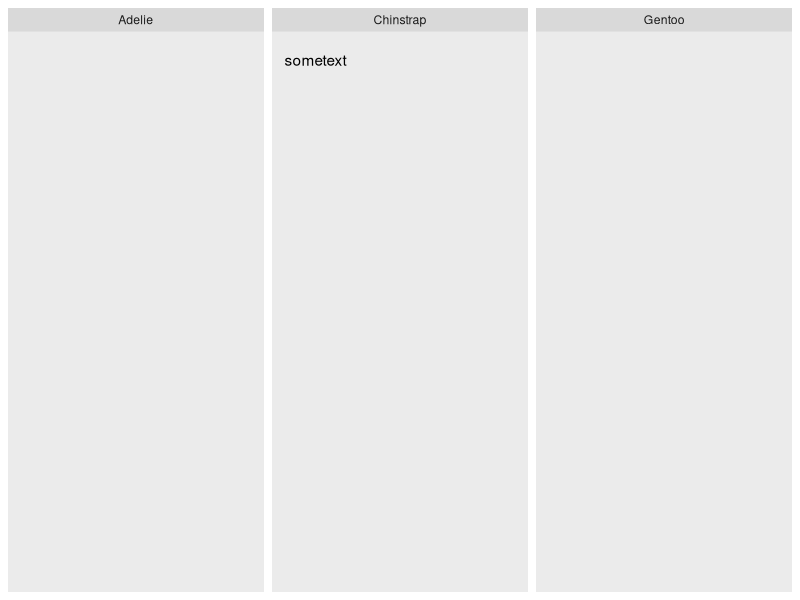
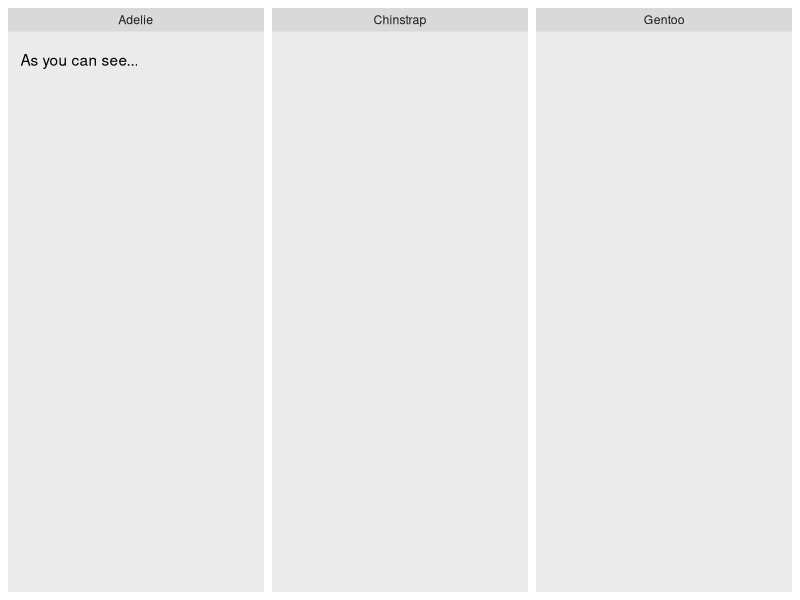
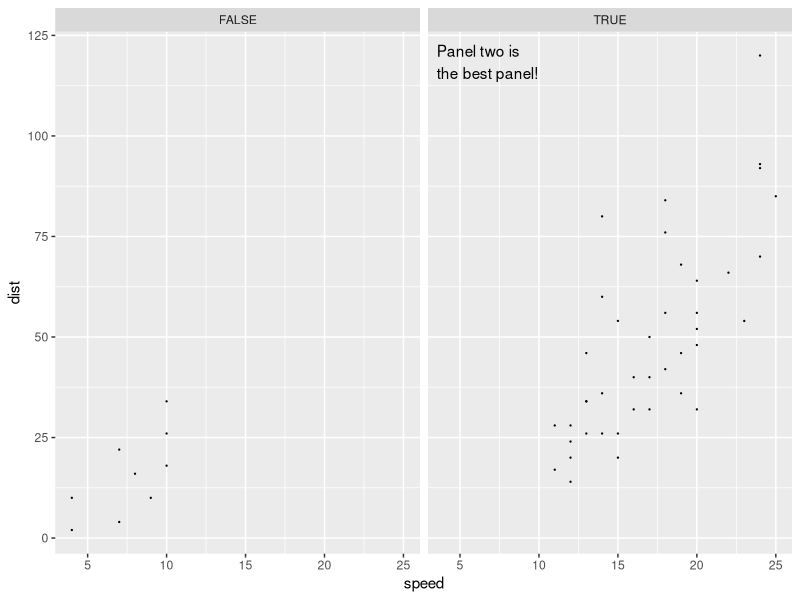

These charts were generated, in order, by the following R code:
## ---- chunk 1
knitr::opts_chunk$set(echo = TRUE)
options(tidyverse.quiet = TRUE)
## ---- chunk 2
library(tidyverse)

palmerpenguins::penguins %>% 
  ggplot() + 
  facet_wrap(~species) + 
  geom_text(data = . %>% 
              distinct(species) %>% 
              mutate(a_note = ifelse(species == "Chinstrap", 
                                     "sometext", NA)),
            aes(label = a_note), x = I(.05), y = I(.95),
            hjust = 0)


stamp_text_facet <- function(facet, which, text = "sometext", 
                             x = I(.05), y = I(.95), hjust = 0,...){
  
    geom_text(data = . %>% 
              distinct({{facet}}) %>% 
              mutate(a_note = ifelse({{facet}} %in% which, 
                                    text, NA)),
            aes(label = a_note), x = x, y = y,
            hjust = hjust, ...)
  
  
}

palmerpenguins::penguins %>% 
  ggplot() + 
  facet_wrap(~species) +
  stamp_text_facet(facet = species, 
                   "Adelie", 
                   "As you can see...")
## ---- chunk 3

# compute_layer_annotate <- function(data, i = 1, annotation = "Hello!", ...){
#   
#   data %>% 
#     distinct(PANEL) %>% 
#     filter(PANEL %in% i) ->
#   panel_df
#   
#   data %>% 
#     summarise(x = quantile(range(x),.5),
#               y = quantile(range(y),.5)) %>% 
#     crossing(panel_df) %>% 
#     mutate(label = "annotation")
#   
# }
# 
# 
# palmerpenguins::penguins %>% 
#   remove_missing() %>% 
#   rename(x = bill_length_mm, y = bill_depth_mm) %>% 
#   mutate(PANEL = as.numeric(species)) %>% 
#   compute_layer_annotate()
# 
# 
# 
# 
# StatAnnotateLayer <- ggproto(`_class` = "StatAnnotateLayer",
#                              `_inherit` = Stat,
#                              compute_layer = compute_layer_annotate)
# 
# 
# palmerpenguins::penguins %>% 
#   remove_missing() %>% 
#   ggplot() + 
#   aes(x = bill_length_mm, y = bill_depth_mm) +
#   geom_point() +
#   facet_wrap(~species) + 
#   layer(geom = "point", 
#         stat = StatAnnotateLayer,
#         position = "identity",
#         params = list(color = "red"))
# 
# # layer_data(2)

library(tidyverse)

compute_annotation2_spot <- function(data, ...){

  data %>% 
    distinct(PANEL) %>%
    filter(PANEL == 2)
      
  
}

########  groupwise computation via compute group ####
StatAnnotateLayerPanel2 <- ggproto(`_class` = "StatAnnotateLayerPanel2",
                         `_inherit` = Stat,
                         compute_layer = compute_annotation2_spot)

stamp_text_panel_two <- function(label = "Let's talk about\nthe 'TRUE' case",
                      x = I(.025),
                      y = I(.975),
                      hjust = 0,
                      vjust = 1){
  
  layer(geom = "text", 
        stat = StatAnnotateLayerPanel2, 
        position = "identity",
        params = list(label = label,
                      x = x,
                      y = y,
                      hjust = hjust,
                      vjust = vjust)) 
  
} 

ggplot(cars) + 
  aes(speed, dist) + 
  geom_point(size = .15) +
  facet_wrap(facets = vars(speed > 10)) +
  stamp_text_panel_two("Panel two is\nthe best panel!")


## ---- chunk 4
